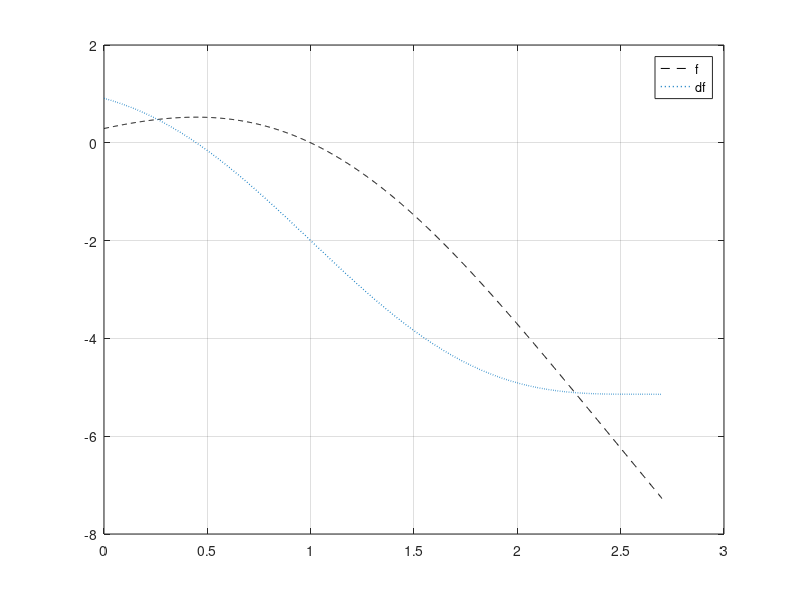

Reproduce this figure in MATLAB. (Note: this script raises an error after producing the figure.)
% Esercizio 1 Laboratorio 15

clear; close all; clc

% definizione f
f = @(x) cos(x-1).^2 - x.^2;

% derivata prima di f
df = @(x) 2*cos(x-1).*(-sin(x-1)) - 2*x;

% dominio
estr_a = 0;
estr_b = 2.7;

%% a) determinare le radici e la loro molteplicità

% plot delle funzioni f, df (metodo grafico)
xvect = linspace( estr_a, estr_b, 1e3 );
plot( xvect, f(xvect), 'k--', xvect, df(xvect), ':', 'LineWidth', 1 );
legend( 'f', 'df' );
grid on;

% commento:
%  f(1)  = 0 --> zero della funzione
% df(1) != 0 --> molteplicità 1

%% b-c) implementazione del metodo delle corde

% definizione tolleranza e max #iterazioni
tol = 1e-10;
kmax = 1e2;     % opportuno ==> che sia non-vincolante per ciclo

% definire diversi valori di x0 iniziale
xx = [ 0.3  0.6  1.2 ];

% ciclo: 
for ii = 1: length(xx)
    x0 = xx(ii);
    % richiamo metood delle corde implementato
    [ xvect, niter ] = corde( estr_a, estr_b, x0, kmax, tol, f );
    
    % plot in scala semilogaritmica degli ERRORI
    err = abs( xvect-1 );   % abbiamo trovato in precedenza x=1 è uno zero
    figure();
    semilogy( 0: niter, err );    % be careful about dimension
    grid on;
    title(['errore del metodo delle corde per x0 = ', num2str(x0)]);
end